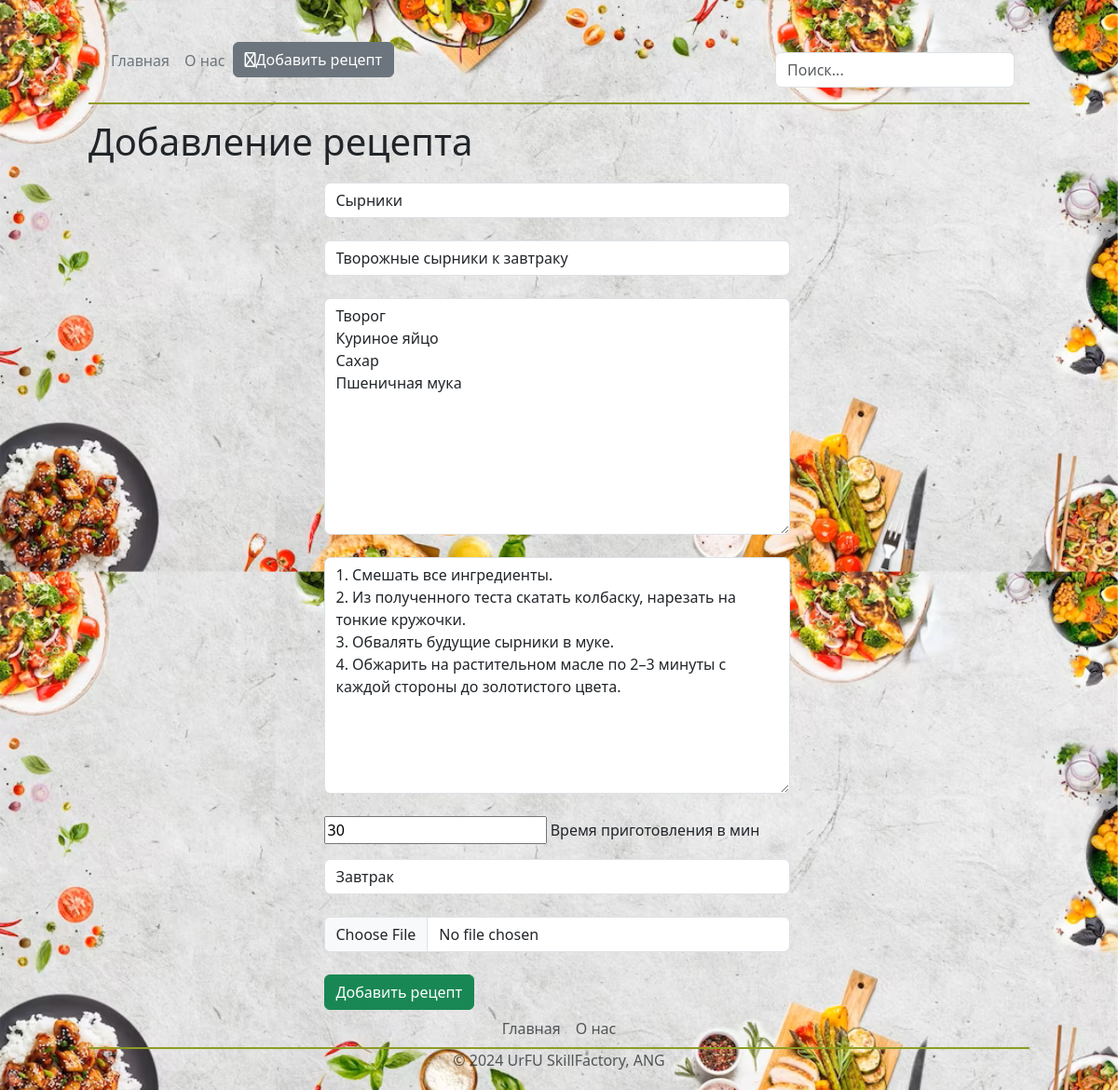
The app's page /recipe/2/update with its own data.
### main/models.py (models this page shows, shortened)
class Recipes(models.Model):
    title = models.CharField('Название блюда', max_length=100)
    description = models.CharField('Краткое описание', max_length=250)
    ingredients = models.TextField('Ингредиенты')
    instructions = models.TextField('Рецепт')
    cook_time = models.IntegerField('Время приготовления')
    tags = models.CharField('Тэги', max_length=50)
    photo = models.ImageField(upload_to='static/main/img/meals/', default=None, blank=True, verbose_name='Фото')
    class Meta:
        verbose_name = 'Рецепт'
        verbose_name_plural = 'Рецепты'

### main/views.py (the view)
# urls.py: path('recipe/<int:pk>/update', views.RecipesUpdateView.as_view(), name='update'),
class RecipesUpdateView(UpdateView):
    model = Recipes
    template_name = "main/add.html"
    form_class = RecipesForm

### main/templates/main/add.html (shortened to what this page needs)
{% extends 'main/layout.html' %}
{% block menustyle1 %}link-secondary{% endblock %}
{% block menustyle2 %}link-secondary{% endblock %}
{% block content %}
    <h1>Добавление рецепта</h1>
    <form method="POST" action="" enctype="multipart/form-data">
        {{ form.title }}<br>
        {{ form.description }}<br>
        {{ form.ingredients }}<br>
        {{ form.instructions }}<br>
        {{ form.cook_time }}
        <label for="cook_time">Время приготовления в мин</label>
        {{ form.tags }}<br>
        {{ form.photo }}<br>
        <button class="btn btn-success" type="submit">Добавить рецепт</button>
    </form>
{% endblock %}

### main/static/main/css/style.css (style rules this page uses)
body { background-image: url("../img/background.png"); background-size: 100%; background-repeat: repeat-y; }
form { margin-top: 20px; width: 500px; margin-left: 25% }

### records on screen
Recipes: title "Сырники", description "Творожные сырники к завтраку", ingredients "Творог Куриное яйцо Сахар Пшеничная мука", instructions "1. Смешать все ингредиенты. 2. Из полученного теста скатать колбаску, нарезать на тонкие кружочки. 3. Обвалять будущие сырники в муке. 4. Обжарить на растительном масле по 2–3 минуты с каждой стороны до золотистого цвета.", cook_time "30", tags "Завтрак"
